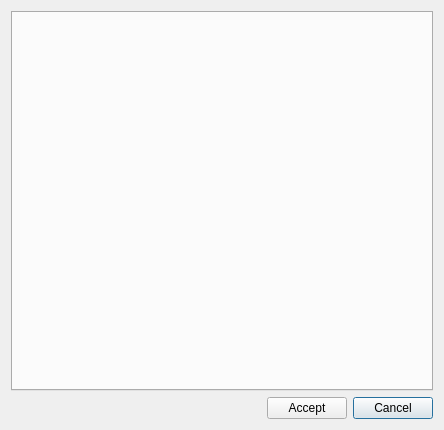
<?xml version="1.0" encoding="UTF-8"?>
<ui version="4.0">
 <class>dlg_go2epa_options</class>
 <widget class="QDialog" name="dlg_go2epa_options">
  <property name="geometry">
   <rect>
    <x>0</x>
    <y>0</y>
    <width>444</width>
    <height>430</height>
   </rect>
  </property>
  <property name="windowTitle">
   <string>Go2Iber - options</string>
  </property>
  <layout class="QGridLayout" name="gridLayout">
   <item row="1" column="0">
    <layout class="QGridLayout" name="lyt_buttons">
     <item row="0" column="0">
      <spacer name="horizontalSpacer">
       <property name="orientation">
        <enum>Qt::Horizontal</enum>
       </property>
       <property name="sizeHint" stdset="0">
        <size>
         <width>40</width>
         <height>20</height>
        </size>
       </property>
      </spacer>
     </item>
     <item row="0" column="2">
      <widget class="QPushButton" name="btn_cancel">
       <property name="sizePolicy">
        <sizepolicy hsizetype="Minimum" vsizetype="Fixed">
         <horstretch>0</horstretch>
         <verstretch>0</verstretch>
        </sizepolicy>
       </property>
       <property name="text">
        <string>Cancel</string>
       </property>
      </widget>
     </item>
     <item row="0" column="1">
      <widget class="QPushButton" name="btn_accept">
       <property name="sizePolicy">
        <sizepolicy hsizetype="Minimum" vsizetype="Fixed">
         <horstretch>0</horstretch>
         <verstretch>0</verstretch>
        </sizepolicy>
       </property>
       <property name="text">
        <string>Accept</string>
       </property>
      </widget>
     </item>
    </layout>
   </item>
   <item row="0" column="0">
    <widget class="QTabWidget" name="main_tab">
     <property name="currentIndex">
      <number>-1</number>
     </property>
    </widget>
   </item>
  </layout>
 </widget>
 <resources/>
 <connections/>
</ui>
